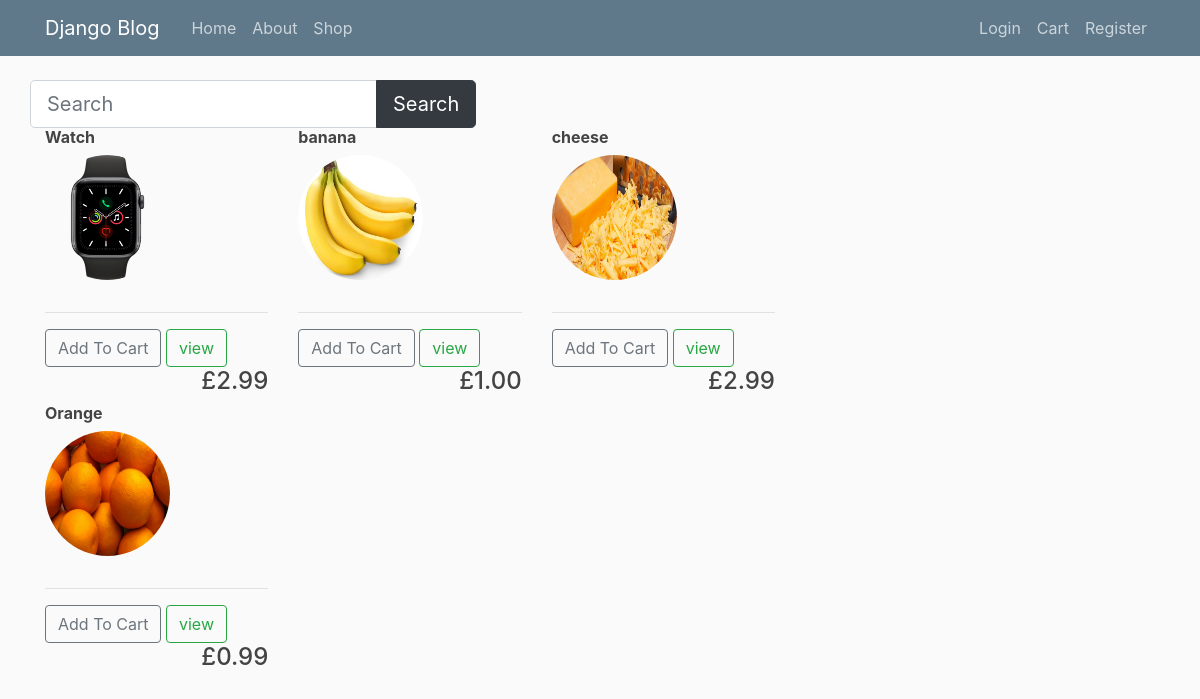
/store/, run on the app's committed database.
### registration/models.py (models this page shows, shortened)
class Product(models.Model):
    name = models.CharField(max_length=250, null=True)
    price = models.FloatField()
    image = models.ImageField(default='default.jpg', upload_to='profile_pics')
    description = models.CharField(max_length=250, null=True)

### registration/views.py (the view)
# urls.py: path('store/', user_views.store, name='store'),
def store(request):
    if 'i' in request.GET:
        i = request.GET['i']
        if i != "":
            products = Product.objects.filter(name=i)
            myFilter = ProductFilter(request.GET, queryset=products)
            products = myFilter.qs
            context = {'products': products, 'title': 'Store'}
        else:
            products = Product.objects.all()
            myFilter = ProductFilter(request.GET, queryset=products)
            products = myFilter.qs
            context = {'products': products, 'title': 'Store', 'myFilter': myFilter}
    else:
        products = Product.objects.all()
        myFilter = ProductFilter(request.GET, queryset=products)
        products = myFilter.qs
        context = {'products': products,'title': 'Store','myFilter':myFilter}
    return render(request, 'store/store.html', context)

### registration/templates/store/store.html
{% extends "blog/base.html" %}
{% block content %}
    <form class="get">
    <div class="input-group">
        <input name="i" type="text" placeholder="Search" class="form-control form-control-lg">
        <div class="input-group-append">
            <button class="btn btn-dark btn-lg">Search</button>
        </div>
    </div>
    </form>
<main class="container">
    <div class="row">
        {% for product in products %}
            <div class="col-lg-4">
                <div class="box-element product">
                    <h6><strong>{{product.name}}</strong></h6>
                    <img class="rounded-circle account-img" id="currentPhoto" src="{{ product.image.url }}"
                            onerror="this.onerror=null; this.src='{{ post.author.profile.image.url }}'" alt="" width="100" height="120">
                    <hr>
                    <button data-product= {{product.id}} data-action="add"
                            class="btn btn-outline-secondary add-btn update-cart">Add To Cart</button>
                    <a class="btn btn-outline-success" href="{% url 'item-details' product.id %}">view</a>
                    <h4 style="display: inline-block;float: right">£{{product.price|floatformat:2}}</h4>
                </div>
            </div>
        {% endfor %}
    </div>
</main>
{% endblock content %}

### blog/static/blog/main.css (style rules this page uses)
body { background: #fafafa; color: #333333; margin-top: 5rem; }
h1, h2, h3, h4, h5, h6 { color: #444444; }
.account-img { height: 125px; width: 125px; margin-right: 20px; margin-bottom: 16px; }

### data on the page
Product: name "Watch", image (picture), price "2.99"
Product: name "banana", image (picture), price "1.00"
Product: name "cheese", image (picture), price "2.99"
Product: name "Orange", image (picture), price "0.99"
